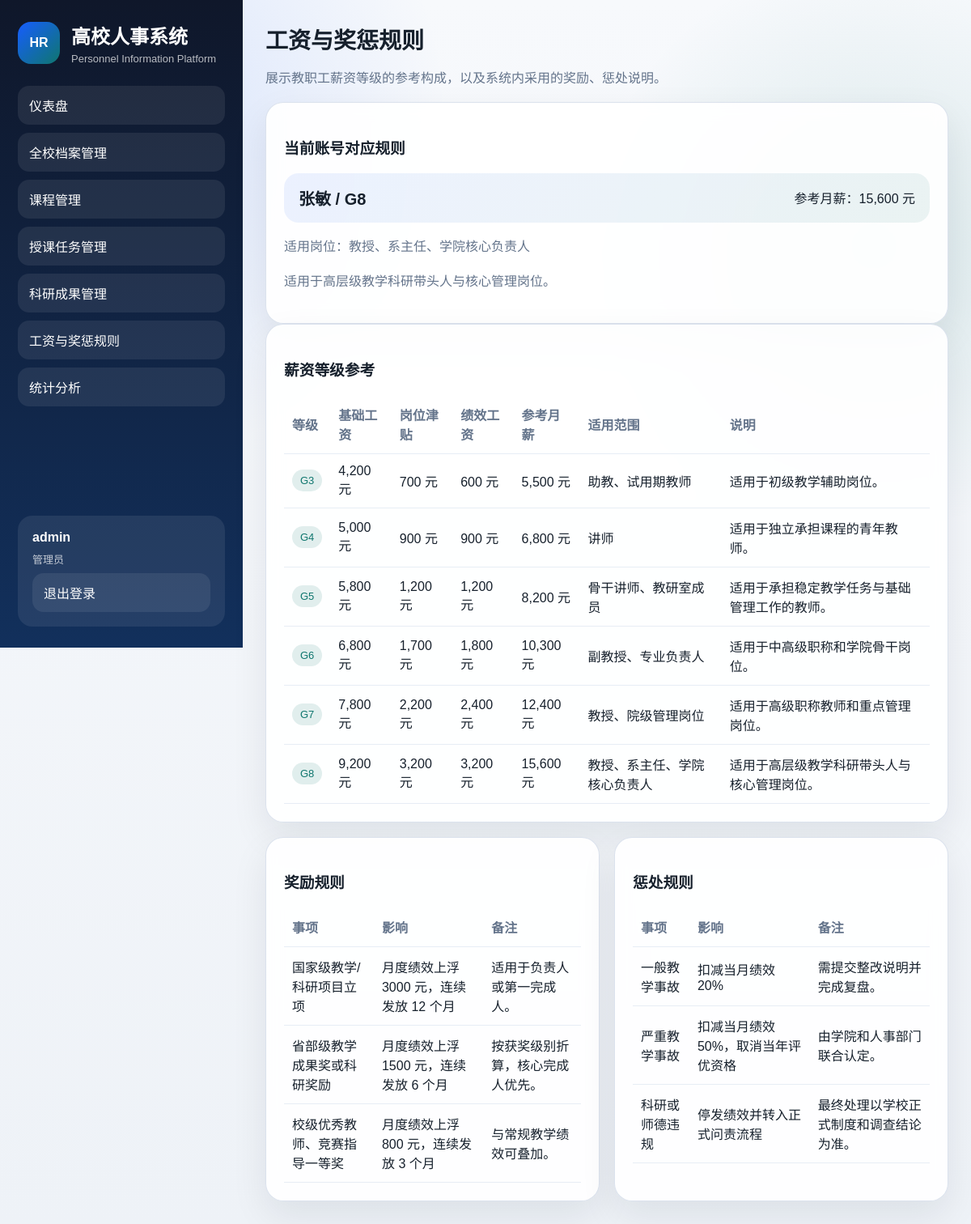
The app's page /salary-rules (signed in) with its own data.
### models.py (models this page shows, shortened)
class TimestampMixin:
    created_at = Column(DateTime)
    updated_at = Column(DateTime)

class User(TimestampMixin, Base):
    __tablename__ = "users"
    id = Column(Integer, primary_key=True)
    username = Column(String(64), unique=True, nullable=False, index=True)
    password_hash = Column(String(255), nullable=False)
    role = Column(String(20), nullable=False, default="teacher", index=True)
    employee_id = Column(Integer, ForeignKey("employees.id"))
    employee = relationship("Employee", back_populates="user", uselist=False)

class Employee(TimestampMixin, Base):
    __tablename__ = "employees"
    id = Column(Integer, primary_key=True)
    employee_no = Column(String(32), unique=True, nullable=False, index=True)
    name = Column(String(50), nullable=False)
    gender = Column(String(10), nullable=False)
    birth_date = Column(Date)
    education = Column(String(50), index=True)
    degree = Column(String(50))
    major = Column(String(100))
    hire_date = Column(Date)
    department_id = Column(Integer, ForeignKey("departments.id"), nullable=False)
    title = Column(String(50), index=True)
    position = Column(String(50))
    salary_grade = Column(String(20))
    phone = Column(String(30))
    email = Column(String(120))
    reward_punishment = Column(Text)
    status = Column(String(20), nullable=False, default="在职", index=True)
    notes = Column(Text)
    department = relationship("Department", back_populates="employees")
    user = relationship("User", back_populates="employee", uselist=False)
    course_assignments = relationship("TeachingAssignment", back_populates="employee")
    research_projects = relationship("ResearchProject", back_populates="employee")
    patents = relationship("Patent", back_populates="employee")
    publications = relationship("Publication", back_populates="employee")

### app.py (the view)
    @app.route("/salary-rules")
    @login_required
    def salary_rules():
        user = get_current_user()
        current_employee = user.employee
        current_rule = get_salary_rule(current_employee.salary_grade) if current_employee else None
        return render_template(
            "salary_rules.html",
            salary_rules=SALARY_RULES,
            reward_rules=REWARD_RULES,
            punishment_rules=PUNISHMENT_RULES,
            current_employee=current_employee,
            current_rule=current_rule,
            current_total=format_currency(estimate_monthly_salary(current_employee.salary_grade) if current_employee else None),
            format_currency=format_currency,
        )

### app.py (called while the page is built)
def register_context(app: Flask) -> None:
    @app.context_processor
    def inject_user():
        return {
            "current_user": get_current_user(),
            "employee_statuses": EMPLOYEE_STATUSES,
            "gender_options": GENDER_OPTIONS,
            "salary_grade_options": SALARY_GRADE_OPTIONS,
            "course_natures": COURSE_NATURES,
            "research_statuses": RESEARCH_STATUSES,
            "publication_types": PUBLICATION_TYPES,
        }

### extensions.py (called while the page is built)
    def init_app(self, app) -> None:
        uri = app.config["SQLALCHEMY_DATABASE_URI"]
        connect_args = {}
        if uri.startswith("sqlite:///"):
            connect_args["check_same_thread"] = False
        engine = create_engine(uri, connect_args=connect_args)
        SessionLocal.configure(bind=engine)
        Base.metadata.bind = engine
        Base.query = SessionLocal.query_property()
        Base.metadata.create_all(bind=engine)
        @app.teardown_appcontext
        def remove_session(exception=None):
            SessionLocal.remove()

### hr_rules.py (called while the page is built)
def get_salary_rule(grade: str | None):
    if not grade:
        return None
    return SALARY_RULE_MAP.get(grade)

def estimate_monthly_salary(grade: str | None) -> int | None:
    rule = get_salary_rule(grade)
    if not rule:
        return None
    return rule["base_salary"] + rule["post_allowance"] + rule["performance_salary"]

def format_currency(amount: int | float | None) -> str:
    if amount is None:
        return ""
    return f"{amount:,.0f} 元"

### utils.py (called while the page is built)
def get_current_user() -> User | None:
    user_id = session.get("user_id")
    if not user_id:
        return None
    return db.session.get(User, user_id)

def login_required(view):
    @wraps(view)
    def wrapped_view(*args, **kwargs):
        if not get_current_user():
            flash("请先登录系统。", "warning")
            return redirect(url_for("login"))
        return view(*args, **kwargs)
    return wrapped_view

### templates/salary_rules.html
{% extends 'base.html' %}
{% block content %}
<section class="page-head">
    <div>
        <h2>工资与奖惩规则</h2>
        <p>展示教职工薪资等级的参考构成，以及系统内采用的奖励、惩处说明。</p>
    </div>
</section>
{% if current_employee %}
<section class="panel">
    <div class="panel-head"><h3>当前账号对应规则</h3></div>
    <div class="rule-highlight">
        <strong>{{ current_employee.name }} / {{ current_employee.salary_grade or '未定级' }}</strong>
        <span>参考月薪：{{ current_total or '待配置' }}</span>
    </div>
    {% if current_rule %}
    <p class="muted-text">适用岗位：{{ current_rule.applicable_to }}</p>
    <p class="muted-text">{{ current_rule.description }}</p>
    {% else %}
    <p class="muted-text">当前档案尚未配置薪资等级，可由管理员在教职工档案中补充。</p>
    {% endif %}
</section>
{% endif %}
<section class="panel">
    <div class="panel-head"><h3>薪资等级参考</h3></div>
    <table>
        <thead>
            <tr>
                <th>等级</th>
                <th>基础工资</th>
                <th>岗位津贴</th>
                <th>绩效工资</th>
                <th>参考月薪</th>
                <th>适用范围</th>
                <th>说明</th>
            </tr>
        </thead>
        <tbody>
            {% for rule in salary_rules %}
            <tr>
                <td><span class="badge">{{ rule.grade }}</span></td>
                <td>{{ format_currency(rule.base_salary) }}</td>
                <td>{{ format_currency(rule.post_allowance) }}</td>
                <td>{{ format_currency(rule.performance_salary) }}</td>
                <td>{{ format_currency(rule.base_salary + rule.post_allowance + rule.performance_salary) }}</td>
                <td>{{ rule.applicable_to }}</td>
                <td>{{ rule.description }}</td>
            </tr>
            {% endfor %}
        </tbody>
    </table>
</section>
<section class="panel-grid">
    <article class="panel">
        <div class="panel-head"><h3>奖励规则</h3></div>
        <table>
            <thead><tr><th>事项</th><th>影响</th><th>备注</th></tr></thead>
            <tbody>
                {% for rule in reward_rules %}
                <tr>
                    <td>{{ rule.item }}</td>
                    <td>{{ rule.impact }}</td>
                    <td>{{ rule.note }}</td>
                </tr>
                {% endfor %}
            </tbody>
        </table>
    </article>
    <article class="panel">
        <div class="panel-head"><h3>惩处规则</h3></div>
        <table>
            <thead><tr><th>事项</th><th>影响</th><th>备注</th></tr></thead>
            <tbody>
                {% for rule in punishment_rules %}
                <tr>
                    <td>{{ rule.item }}</td>
                    <td>{{ rule.impact }}</td>
                    <td>{{ rule.note }}</td>
                </tr>
                {% endfor %}
            </tbody>
        </table>
    </article>
</section>
{% endblock %}

### templates/base.html (shortened to what this page needs)
<!DOCTYPE html>
<html lang="zh-CN">
<head>
    <link rel="stylesheet" href="{{ url_for('static', filename='css/style.css') }}">
</head>
<body class="{% if current_user %}logged-in{% else %}guest{% endif %}">
    <div class="{% if current_user %}app-shell{% else %}public-shell{% endif %}">
        {% if current_user %}
        <aside class="sidebar">
            <div class="brand">
                <div class="brand-mark">HR</div>
                <div>
                    <h1>高校人事系统</h1>
                    <p>Personnel Information Platform</p>
                </div>
            </div>
            <nav class="nav">
                {% if current_user.role == 'admin' %}
                <a href="{{ url_for('dashboard') }}">仪表盘</a>
                <a href="{{ url_for('employee_list') }}">全校档案管理</a>
                <a href="{{ url_for('course_list') }}">课程管理</a>
                <a href="{{ url_for('teaching_list') }}">授课任务管理</a>
                <a href="{{ url_for('research_home') }}">科研成果管理</a>
                <a href="{{ url_for('salary_rules') }}">工资与奖惩规则</a>
                <a href="{{ url_for('statistics') }}">统计分析</a>
                {% else %}
                <a href="{{ url_for('dashboard') }}">仪表盘</a>
                <a href="{{ url_for('employee_list') }}">我的档案</a>
                <a href="{{ url_for('course_list') }}">我的课程</a>
                <a href="{{ url_for('research_home') }}">我的科研</a>
                <a href="{{ url_for('salary_rules') }}">工资与奖惩规则</a>
                {% endif %}
            </nav>
            <div class="account-card">
                <div class="account-name">{{ current_user.username }}</div>
                <div class="account-meta">{{ '管理员' if current_user.role == 'admin' else '教师账号' }}</div>
                <a class="ghost-btn" href="{{ url_for('logout') }}">退出登录</a>
            </div>
        </aside>
        {% endif %}
        <main class="content {% if not current_user %}auth-layout{% endif %}">
            {% block content %}{% endblock %}
        </main>
    </div>
</body>
</html>

### static/css/style.css (style rules this page uses)
:root { --bg: #eef2f7; --panel: rgba(255, 255, 255, 0.92); --ink: #16202c; --muted: #64748b; --brand: #165dff; --brand-2: #0f4bd8; --line: #d7dfeb; --accent: #0f766e; --danger: #d14343; --shadow: 0 18px 45px rgba(17, 24, 39, 0.08); }
* { box-sizing: border-box; }
body { margin: 0; color: var(--ink); font-family: "Microsoft YaHei", "PingFang SC", sans-serif; background: radial-gradient(circle at 10% 10%, rgba(22, 93, 255, 0.14), transparent 25%), radial-gradient(circle at 90% 20%, rgba(15, 118, 110, 0.12), transparent 22%), linear-gradient(180deg, #f7f9fc 0%, var(--bg) 100%); }
a { color: inherit; text-decoration: none; }
.app-shell { min-height: 100vh; display: grid; grid-template-columns: 300px 1fr; }
.sidebar { background: linear-gradient(180deg, #0f172a 0%, #12305c 100%); color: #fff; padding: 26px 22px; display: flex; flex-direction: column; gap: 26px; position: sticky; top: 0; height: 100vh; }
.brand { display: flex; gap: 14px; align-items: center; }
.brand-mark { width: 52px; height: 52px; border-radius: 16px; display: grid; place-items: center; background: linear-gradient(135deg, #165dff, #0f766e); font-weight: 800; }
.brand h1, .brand p { margin: 0; }
.brand p { color: rgba(255, 255, 255, 0.7); font-size: 13px; margin-top: 4px; }
.nav { display: grid; gap: 10px; }
.nav a, .ghost-btn { padding: 12px 14px; border-radius: 14px; background: rgba(255, 255, 255, 0.08); transition: transform .18s ease, background .18s ease; }
.account-card { margin-top: auto; padding: 18px; border-radius: 18px; background: rgba(255, 255, 255, 0.08); display: grid; gap: 8px; }
.account-name { font-weight: 700; }
.account-meta { color: rgba(255,255,255,.72); font-size: 13px; }
.content { padding: 28px; }
.hero-banner, .login-panel, .panel, .metric-card { background: var(--panel); border: 1px solid rgba(215, 223, 235, 0.9); box-shadow: var(--shadow); backdrop-filter: blur(10px); }
.hero-banner h2, .login-hero h2, .page-head h2 { margin: 0; font-size: 28px; }
.hero-banner p, .page-head p, .login-hero p { color: var(--muted); line-height: 1.65; }
.panel, .login-card { border-radius: 22px; padding: 22px; }
.page-head { display: flex; justify-content: space-between; gap: 18px; align-items: center; }
.metrics, .panel-grid { display: grid; gap: 18px; margin-top: 18px; }
.panel-grid { grid-template-columns: repeat(auto-fit, minmax(340px, 1fr)); }
table { width: 100%; border-collapse: collapse; margin-top: 8px; }
th, td { padding: 12px 10px; border-bottom: 1px solid #e7edf5; text-align: left; }
th { color: var(--muted); font-weight: 700; }
.badge { display: inline-flex; align-items: center; padding: 6px 10px; border-radius: 999px; background: rgba(15, 118, 110, 0.12); color: var(--accent); font-size: 13px; }
.muted-text { color: var(--muted); line-height: 1.7; }
.rule-highlight { display: flex; justify-content: space-between; gap: 16px; align-items: center; padding: 16px 18px; border-radius: 18px; background: linear-gradient(135deg, rgba(22, 93, 255, 0.08), rgba(15, 118, 110, 0.08)); margin-bottom: 12px; }
.rule-highlight strong { font-size: 20px; }

### records on screen
User: username "admin", role "管理员"
Employee: name "张敏", salary_grade "G8"

### other values on screen
{{ current_total or '待配置' }} "15,600 元"
{{ current_rule.applicable_to }} "教授、系主任、学院核心负责人"
{{ current_rule.description }} "适用于高层级教学科研带头人与核心管理岗位。"
{{ rule.grade }} "G3" "G4" "G5" "G6" "G7" "G8"
{{ rule.applicable_to }} "助教、试用期教师" "讲师" "骨干讲师、教研室成员" "副教授、专业负责人" "教授、院级管理岗位" "教授、系主任、学院核心负责人"
{{ rule.description }} "适用于初级教学辅助岗位。" "适用于独立承担课程的青年教师。" "适用于承担稳定教学任务与基础管理工作的教师。" "适用于中高级职称和学院骨干岗位。" "适用于高级职称教师和重点管理岗位。" "适用于高层级教学科研带头人与核心管理岗位。"
{{ rule.item }} "国家级教学/科研项目立项" "省部级教学成果奖或科研奖励" "校级优秀教师、竞赛指导一等奖"
{{ rule.impact }} "月度绩效上浮 3000 元，连续发放 12 个月" "月度绩效上浮 1500 元，连续发放 6 个月" "月度绩效上浮 800 元，连续发放 3 个月"
{{ rule.note }} "适用于负责人或第一完成人。" "按获奖级别折算，核心完成人优先。" "与常规教学绩效可叠加。"
{{ rule.item }} "一般教学事故" "严重教学事故" "科研或师德违规"
{{ rule.impact }} "扣减当月绩效 20%" "扣减当月绩效 50%，取消当年评优资格" "停发绩效并转入正式问责流程"
{{ rule.note }} "需提交整改说明并完成复盘。" "由学院和人事部门联合认定。" "最终处理以学校正式制度和调查结论为准。"
